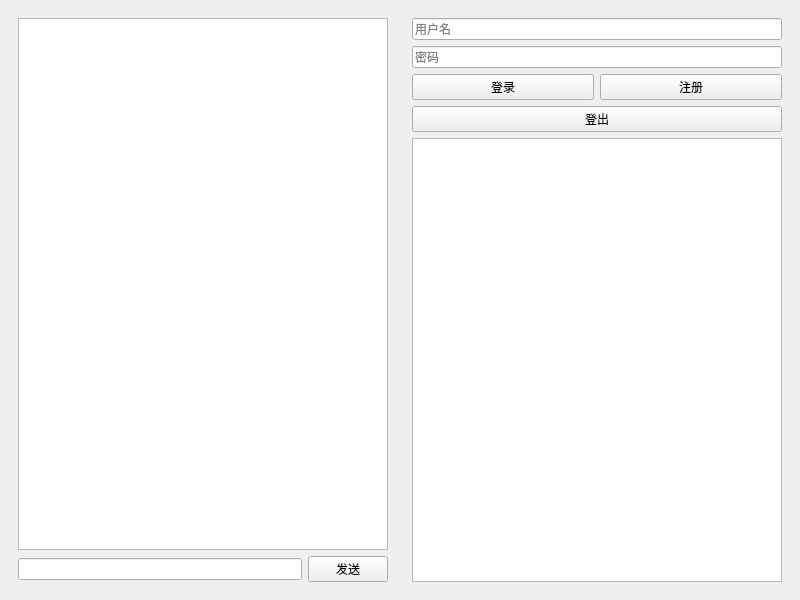
<?xml version="1.0" encoding="UTF-8"?>
<ui version="4.0">
 <class>MainWindow</class>
 <widget class="QMainWindow" name="MainWindow">
  <property name="geometry">
   <rect>
    <x>0</x>
    <y>0</y>
    <width>800</width>
    <height>600</height>
   </rect>
  </property>
  <property name="windowTitle">
   <string>Qt 聊天客户端</string>
  </property>
  <widget class="QWidget" name="centralwidget">
   <layout class="QHBoxLayout" name="horizontalLayout">
    <item>
     <widget class="QWidget" name="chatWidget" native="true">
      <layout class="QVBoxLayout" name="verticalLayout_chat">
       <item>
        <widget class="QTextEdit" name="textEdit_display"/>
       </item>
       <item>
        <layout class="QHBoxLayout" name="horizontalLayout_input">
         <item>
          <widget class="QLineEdit" name="lineEdit_input"/>
         </item>
         <item>
          <widget class="QPushButton" name="pushButton_send">
           <property name="text">
            <string>发送</string>
           </property>
          </widget>
         </item>
        </layout>
       </item>
      </layout>
     </widget>
    </item>
    <item>
     <widget class="QWidget" name="sideWidget" native="true">
      <layout class="QVBoxLayout" name="verticalLayout_side">
       <item>
        <widget class="QLineEdit" name="lineEdit_username">
         <property name="placeholderText">
          <string>用户名</string>
         </property>
        </widget>
       </item>
       <item>
        <widget class="QLineEdit" name="lineEdit_password">
         <property name="placeholderText">
          <string>密码</string>
         </property>
         <property name="echoMode">
          <enum>QLineEdit::Password</enum>
         </property>
        </widget>
       </item>
       <item>
        <layout class="QHBoxLayout" name="horizontalLayout_auth">
         <item>
          <widget class="QPushButton" name="pushButton_login">
           <property name="text">
            <string>登录</string>
           </property>
          </widget>
         </item>
         <item>
          <widget class="QPushButton" name="pushButton_register">
           <property name="text">
            <string>注册</string>
           </property>
          </widget>
         </item>
        </layout>
       </item>
       <item>
        <widget class="QPushButton" name="pushButton_logout">
         <property name="text">
          <string>登出</string>
         </property>
        </widget>
       </item>
       <item>
        <widget class="QListWidget" name="listWidget_users"/>
       </item>
      </layout>
     </widget>
    </item>
   </layout>
  </widget>
 </widget>
 <resources/>
 <connections/>
</ui>
